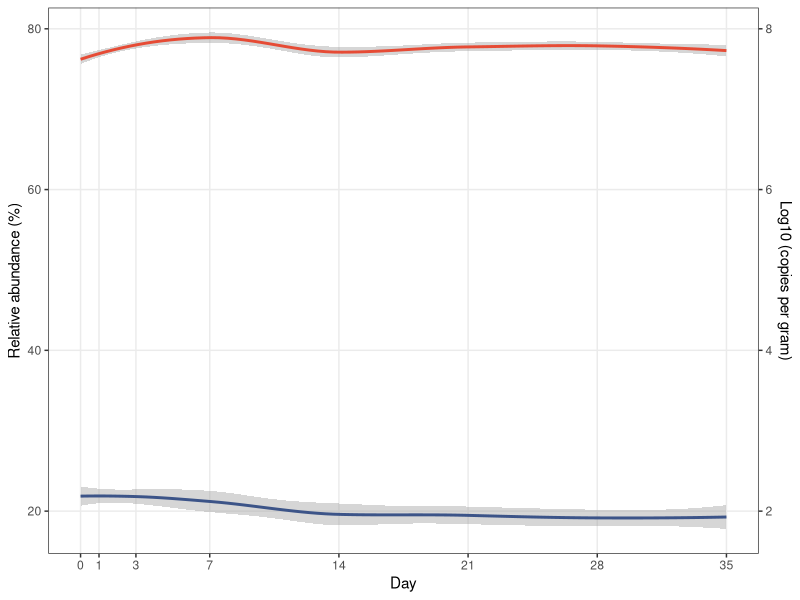
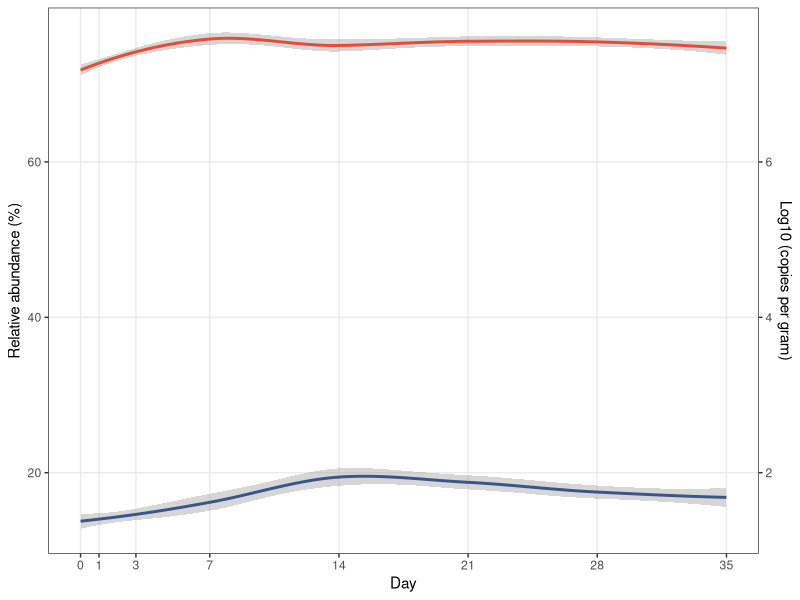
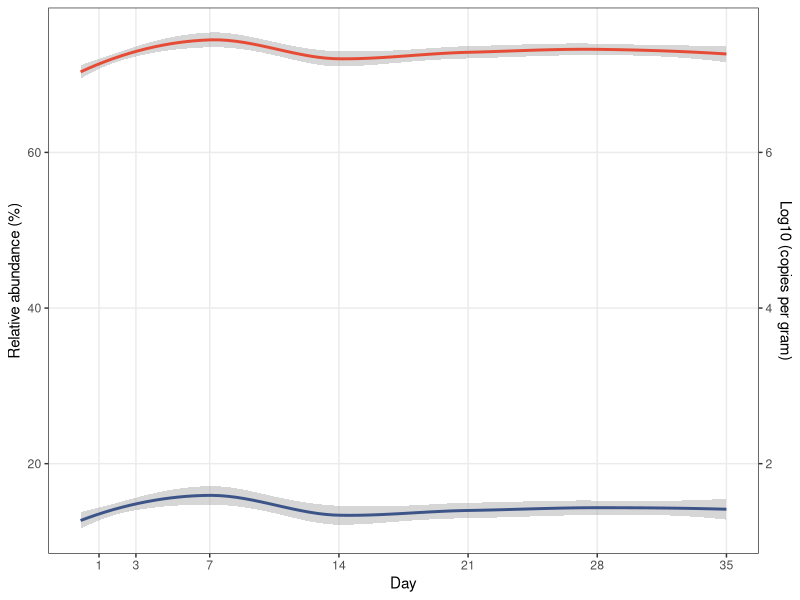
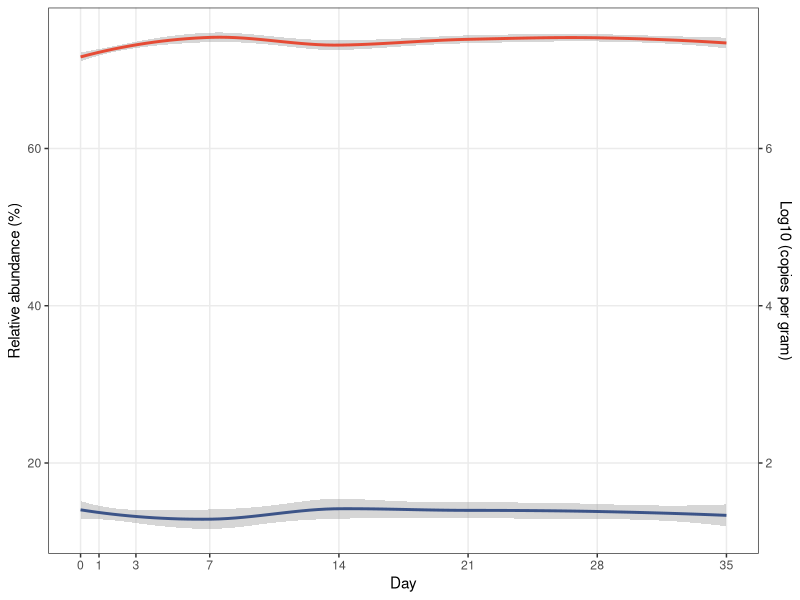
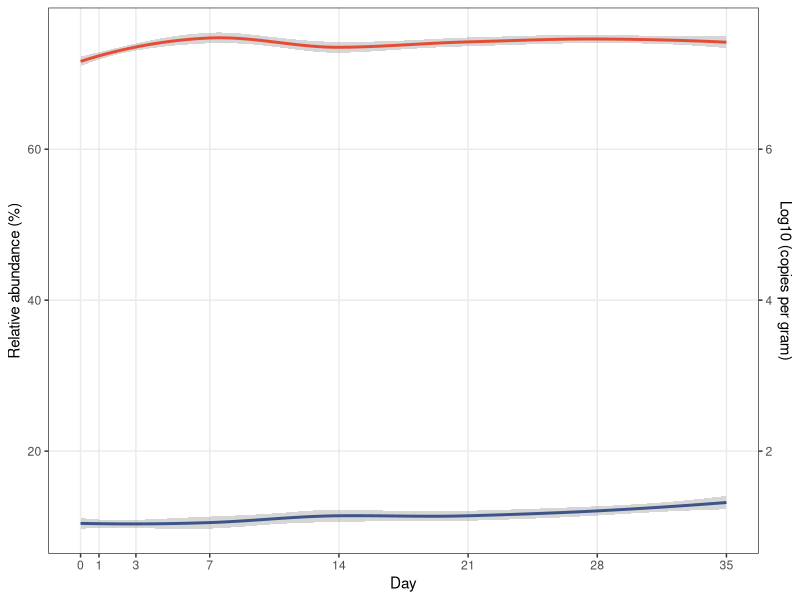
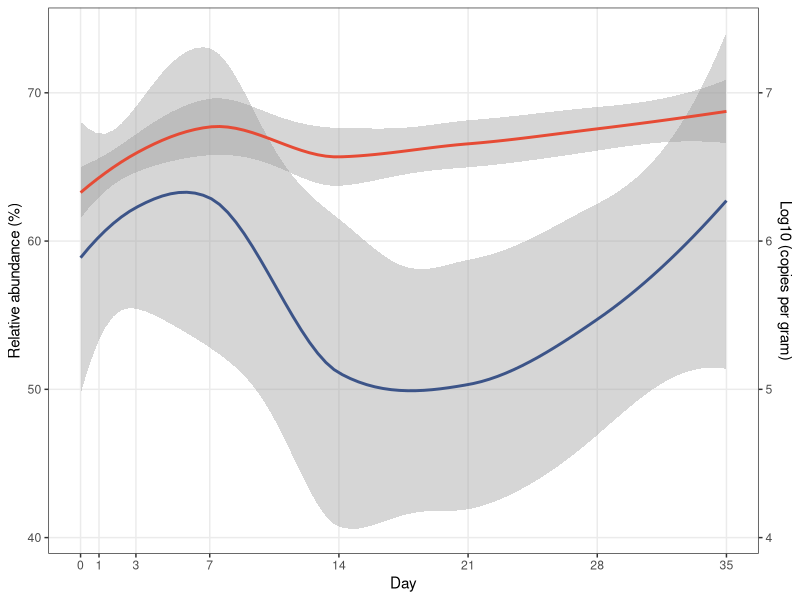
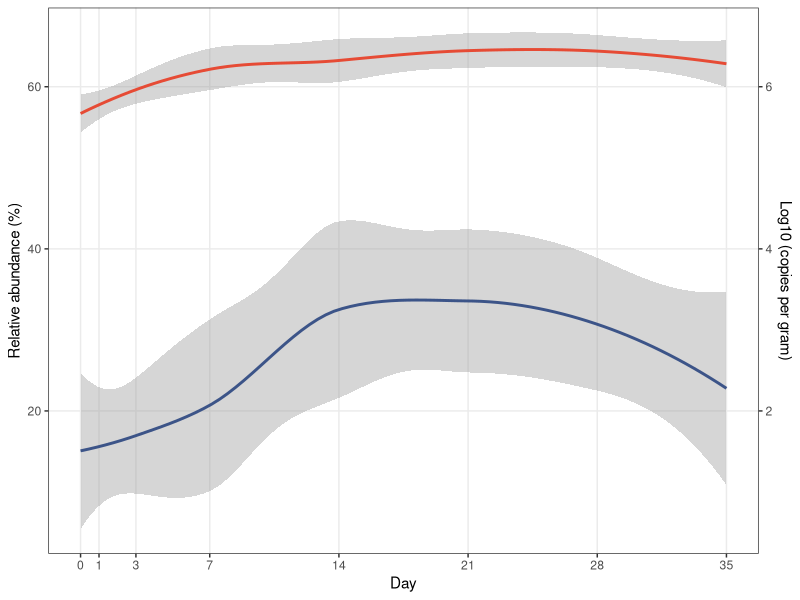
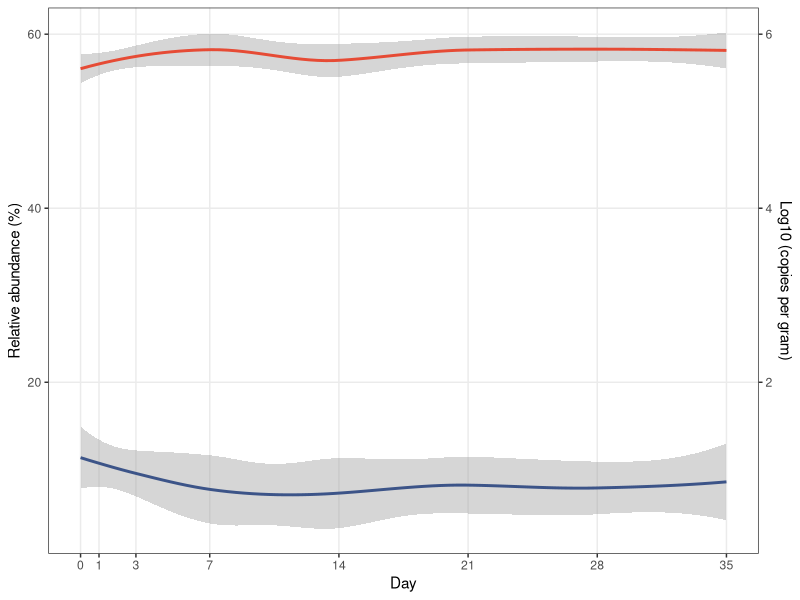

Generate these figures, in order, with R:
setwd('E:/abs/Git/Figure3andS1')
library(ggplot2)

#Figure1A_regular soil_bac
data<-read.csv('phylum_bacteria_BS.csv',row.names=1)
data$Day<-as.numeric(as.character(data$Day))

#Acidobacteriota
ggplot(data, aes(x=Day)) +
  geom_smooth(aes(y=RA_Acidobacteriota*100),color='#3C5488')+
  geom_smooth(aes(y = log10(AA_Acidobacteriota+1)*10), color = '#E64B35') + 
  scale_y_continuous(name = "Relative abundance (%)",sec.axis = sec_axis( trans=~./10, name="Log10 (copies per gram)")) +
  theme_bw() +
  theme(panel.grid.minor = element_line(color = NA)) +
  scale_x_continuous(breaks = c(0,1,3,7,14,21,28,35)) 

#Actinobacteriota
ggplot(data, aes(x=Day)) +
  geom_smooth(aes(y=RA_Actinobacteriota*100),color='#3C5488')+
  geom_smooth(aes(y = log10(AA_Actinobacteriota+1)*10), color = '#E64B35') + 
  scale_y_continuous(name = "Relative abundance (%)",sec.axis = sec_axis( trans=~./10, name="Log10 (copies per gram)")) +
  theme_bw() +
  theme(panel.grid.minor = element_line(color = NA)) +
  scale_x_continuous(breaks = c(0,1,3,7,14,21,28,35)) 

#Pseudomonadota
ggplot(data, aes(x=Day)) +
  geom_smooth(aes(y=RA_Pseudomonadota*100),color='#3C5488')+
  geom_smooth(aes(y = log10(AA_Pseudomonadota+1)*10), color = '#E64B35') + 
  scale_y_continuous(name = "Relative abundance (%)",sec.axis = sec_axis( trans=~./10, name="Log10 (copies per gram)")) +
  theme_bw() +
  theme(panel.grid.minor = element_line(color = NA)) +
  scale_x_continuous(breaks = c(1,3,7,14,21,28,35)) 

#Chloroflexota
ggplot(data, aes(x=Day)) +
  geom_smooth(aes(y=RA_Chloroflexota*100),color='#3C5488')+
  geom_smooth(aes(y = log10(AA_Chloroflexota+1)*10), color = '#E64B35') + 
  scale_y_continuous(name = "Relative abundance (%)",sec.axis = sec_axis( trans=~./10, name="Log10 (copies per gram)")) +
  theme_bw() +
  theme(panel.grid.minor = element_line(color = NA)) +
  scale_x_continuous(breaks = c(0,1,3,7,14,21,28,35)) 


#Planctomycetota
ggplot(data, aes(x=Day)) +
  geom_smooth(aes(y=RA_Planctomycetota*100),color='#3C5488')+
  geom_smooth(aes(y = log10(AA_Planctomycetota+1)*10), color = '#E64B35') + 
  scale_y_continuous(name = "Relative abundance (%)",sec.axis = sec_axis( trans=~./10, name="Log10 (copies per gram)")) +
  theme_bw() +
  theme(panel.grid.minor = element_line(color = NA)) +
  scale_x_continuous(breaks = c(0,1,3,7,14,21,28,35)) 




#Figure1B_Gravesoil_Fungi
data<-read.csv('phylum_fungi_BS.csv',row.names=1)
data$Day<-as.numeric(as.character(data$Day))

#Ascomycota
ggplot(data, aes(x=Day)) +
  geom_smooth(aes(y=RA_Ascomycota*100),color='#3C5488')+
  geom_smooth(aes(y = log10(AA_Ascomycota+1)*10), color = '#E64B35') + 
  scale_y_continuous(name = "Relative abundance (%)",sec.axis = sec_axis( trans=~./10, name="Log10 (copies per gram)")) +
  theme_bw() +
  theme(panel.grid.minor = element_line(color = NA)) +
  scale_x_continuous(breaks = c(0,1,3,7,14,21,28,35)) 

#Basidiomycota
ggplot(data, aes(x=Day)) +
  geom_smooth(aes(y=RA_Basidiomycota*100),color='#3C5488')+
  geom_smooth(aes(y = log10(AA_Basidiomycota+1)*10), color = '#E64B35') + 
  scale_y_continuous(name = "Relative abundance (%)",sec.axis = sec_axis( trans=~./10, name="Log10 (copies per gram)")) +
  theme_bw() +
  theme(panel.grid.minor = element_line(color = NA)) +
  scale_x_continuous(breaks = c(0,1,3,7,14,21,28,35)) 

#Mortierellomycota
ggplot(data, aes(x=Day)) +
  geom_smooth(aes(y=RA_Mortierellomycota*100),color='#3C5488')+
  geom_smooth(aes(y = log10(AA_Mortierellomycota+1)*10), color = '#E64B35') + 
  scale_y_continuous(name = "Relative abundance (%)",sec.axis = sec_axis( trans=~./10, name="Log10 (copies per gram)")) +
  theme_bw() +
  theme(panel.grid.minor = element_line(color = NA)) +
  scale_x_continuous(breaks = c(0,1,3,7,14,21,28,35)) 

#Chytridiomycota
ggplot(data, aes(x=Day)) +
  geom_smooth(aes(y=RA_Chytridiomycota*100),color='#3C5488')+
  geom_smooth(aes(y = log10(AA_Chytridiomycota+1)*10), color = '#E64B35') + 
  scale_y_continuous(name = "Relative abundance (%)",sec.axis = sec_axis( trans=~./10, name="Log10 (copies per gram)")) +
  theme_bw() +
  theme(panel.grid.minor = element_line(color = NA)) +
  scale_x_continuous(breaks = c(0,1,3,7,14,21,28,35)) 

#Mucoromycota
ggplot(data, aes(x=Day)) +
  geom_smooth(aes(y=RA_Mucoromycota*100),color='#3C5488')+
  geom_smooth(aes(y = log10(AA_Mucoromycota+1)*10), color = '#E64B35') + 
  scale_y_continuous(name = "Relative abundance (%)",sec.axis = sec_axis( trans=~./10, name="Log10 (copies per gram)")) +
  theme_bw() +
  theme(panel.grid.minor = element_line(color = NA)) +
  scale_x_continuous(breaks = c(0,1,3,7,14,21,28,35)) 




